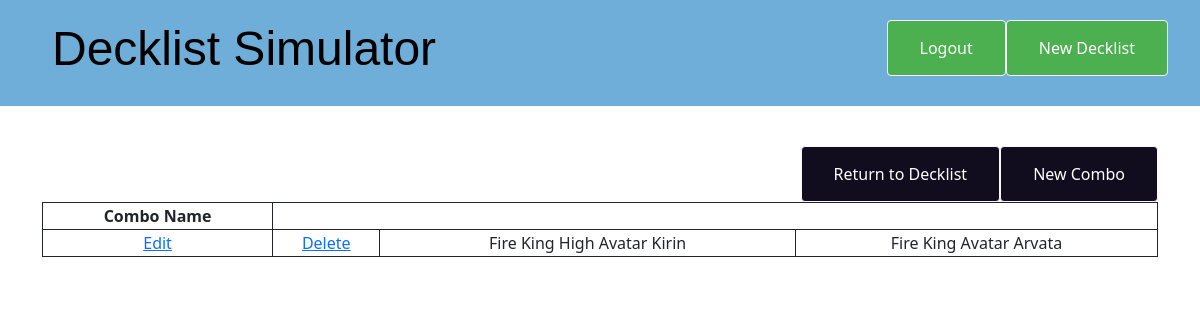
The page /decklist/3/combo (signed in) on the database its author committed.
### decklist/models.py (models this page shows, shortened)
class Combolist(models.Model):
    deck_list = models.ForeignKey(Decklist, on_delete=models.CASCADE)
    combo = models.ManyToManyField(Cardlist)

class Cardlist(models.Model):
    deck_list = models.ForeignKey(Decklist, on_delete=models.CASCADE)
    card_name = models.CharField(max_length=200)
    card_amount = models.PositiveSmallIntegerField(choices=card_amounts)
    card_classification = models.CharField(max_length=50, blank=True, choices=category_choice)
    def __str__(self):
        return self.card_name

### decklist/views.py (the view)
# urls.py: path('decklist/<int:pk>/combo', views.combo_detail, name='combo_detail'),
def combo_detail(request, pk):
    if not request.user.is_authenticated:
        return redirect('homepage')
    decklist = get_object_or_404(Decklist, pk=pk)
    combos = Combolist.objects.filter(deck_list_id=pk)
    if not request.user == decklist.author:
        response = HttpResponse()
        response.status_code = 403
        return response
    return render(request, 'decklist/combo_detail.html', {'combos': combos, 'pk': pk})

### decklist/templates/decklist/combo_detail.html
{% extends 'decklist/base.html' %}
{% block content %}
    <article class="decklist">
        <aside class="actions">
            {% if user.is_authenticated %}
            <a href="{% url 'combo_new' pk=pk %}" class="button2">New Combo</a>
            <a href="{% url 'decklist_detail' pk=pk %}" class="button2">Return to Decklist</a>
            {% endif %}
        </aside>
        <table style="width:100%">
        <tr>
            <th>Combo Name</th>
        </tr>
        {% for combo in combos %}
        <tr>
        <td><a href="{% url 'combo_edit' pk=combo.id %}">Edit</a></td>
        <td><a href="{% url 'delete_combo' pk=combo.id %}">Delete</a></td>
        {% for card in combo.combo.all %}
        <td>{{ card }}</td>
        {% endfor %}
        </tr>
        {% endfor %}
        </table>
    </article>
{% endblock %}

### decklist/static/css/decklist.css (style rules this page uses)
table, th, td { text-align: center; border: 1px solid; }
.button2 { background-color: #120c1f; border: none; color: white; padding: 15px 32px; float: right; text-align: center; text-decoration: none; font-size: 16px; border-radius: 4px; border: 1px solid rgb(248, 248, 248); }
.decklist { margin-bottom: 30px; }
.decklist > .date, .decklist > .actions { float: right; }

### rows shown on the page
Cardlist: card_name "Fire King High Avatar Kirin"
Cardlist: card_name "Fire King Avatar Arvata"
